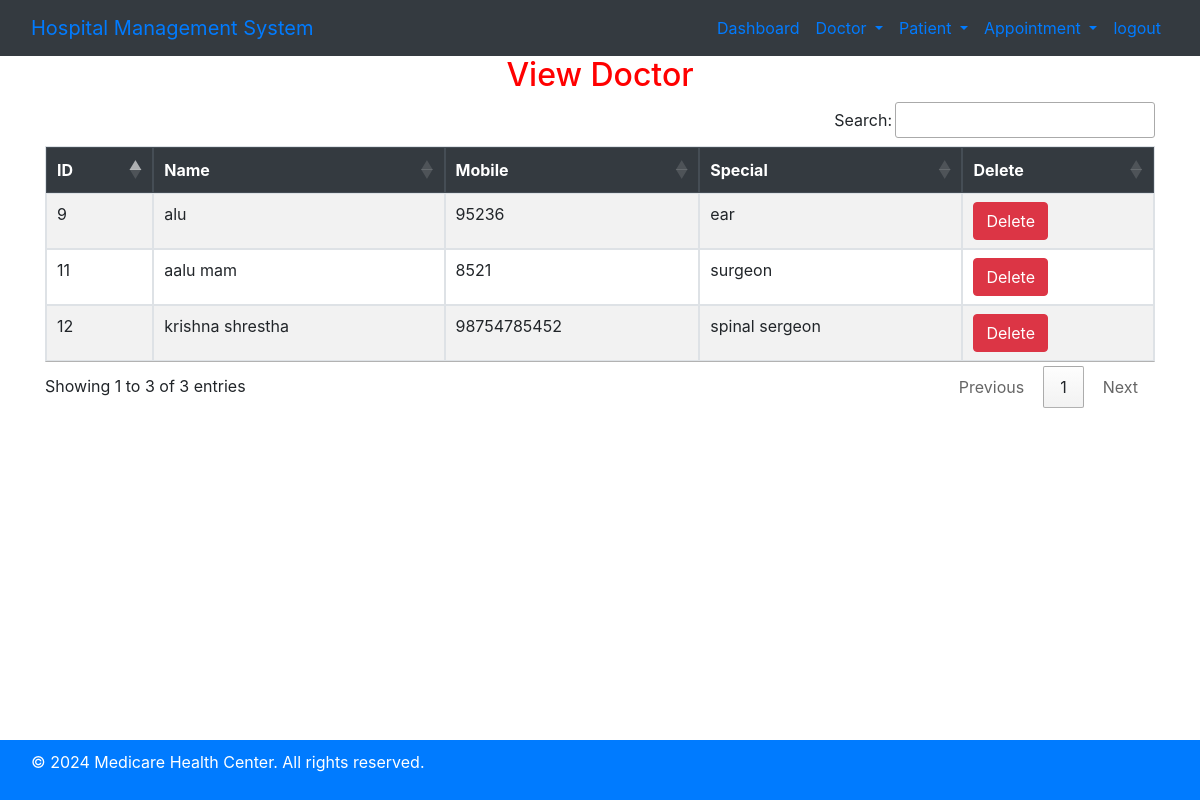
/view_doctor/ (signed in), run on the app's committed database.
### hospital/models.py (models this page shows, shortened)
class Doctor(models.Model):
    Name = models.CharField(max_length=50)
    mobile = models.IntegerField()
    special = models.CharField(max_length=50)

### hospital/views.py (the view)
# urls.py: path('view_doctor/',View_Doctor,name='view_doctor'),
def View_Doctor(request):
    if not request.user.is_staff:
        return redirect('login')
    doc = Doctor.objects.all()
    d = {'doc':doc}
    return render(request,'view_doctor.html',d)

### hospital/templates/view_doctor.html
{% include 'base.html' %}
{% include 'navigation.html' %}
<div class="container">
    <h2 class="text-center"  style="color:red;">View Doctor</h2>
    <table id="example" class="table table-bordered table-striped">
        <thead class="thead-dark">
            <tr>
                <th>ID</th>
                <th>Name</th>
                <th>Mobile</th>
                <th>Special</th>
                <th>Delete</th>
            </tr>
        </thead>
        <tbody>
            {% for i in doc %}
            <tr>
                <td>{{ i.id }}</td>
                <td>{{ i.Name }}</td>
                <td>{{ i.mobile }}</td>
                <td>{{ i.special }}</td>
                <td>
                    <a href="{% url 'delete_doctor' i.id %}" onclick="return confirm('Are you sure you want to delete?')" class="btn btn-danger">Delete</a>
                </td>
            </tr>
            {% endfor %}
        </tbody>
    </table>
</div>
{% include 'footer.html' %}

### data on the page
Doctor: id "9", Name "alu", mobile "95236", special "ear"
Doctor: id "11", Name "aalu mam", mobile "8521", special "surgeon"
Doctor: id "12", Name "krishna shrestha", mobile "98754785452", special "spinal sergeon"
